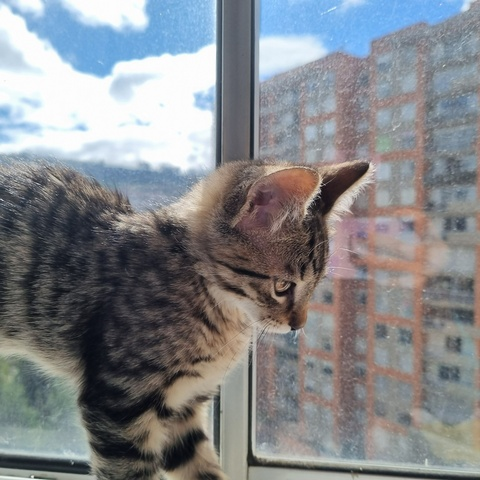
#> input picture talleres/taller1/dat/Imagen_prueba.jpeg, 480 x 480 px, found by its file name
$ jupyter execute Primeros_Reconocimientos.ipynb
#> lines starting #> are read from the running program, lines starting #| are printed output that depends on the picture; after the words box and inside, x2 and y2 are one past the last pixel; in counts of white or black regions, pixels touching at a corner belong together
[cell 1]
#Paquetes:

import os
import numpy as np
from PIL import Image #Se importa con pip install pillow, sirve para manejar imágenes
import matplotlib.pyplot as plt
import cv2 #una mehor libreŕia para manejar imágenes llamada "opencv"
from scipy.signal import convolve2d #para la convolusión

[cell 2]
def create_sine_pattern(size=480, cycles=10):
    # size: dimensión (cuadrada)
    # cycles: número de ciclos de seno a lo largo de la imagen
    x = np.linspace(0, 2*np.pi * cycles, size) #es decir el periodo es cycles
    y = np.linspace(0, 2*np.pi * cycles, size)
    X, Y = np.meshgrid(x, y)
    # patrón senoidal en una dirección
    pattern = (np.sin(X) + 1) / 2  # valores entre 0 y 1
    img_arr = (pattern * 255).astype(np.uint8) #al multiplicar por 255 lo llevamos a [0, 255]
    return img_arr, Image.fromarray(img_arr, mode='L') #mode L indica escala de grises IMPORTANTE GUARDARLO COMO ARRAY PARA HACER OPERACIONES

# Ejemplo:
# Desempaquetar
arr, img = create_sine_pattern(size=480, cycles=10)
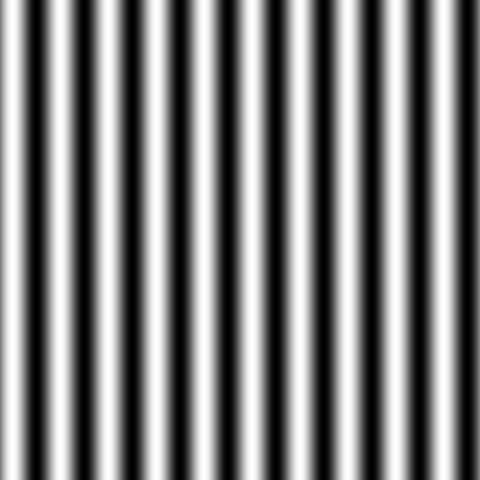
#> img: PIL image 480x480 L; min 0, max 254, mean 127

# Ahora sí:
print(arr.shape)   # array NumPy para FFT -> (480,480)
img.show()         # objeto PIL.Image -> lo abre en visor

#img.save("sine_pattern_480.png")  De esa forma se guarda la imágen

# FFT

NumPy en Python es el que implementa la transformada discreta de Fourier (DFT) y por supuesto la transformada rápida (FFT). Trabajamos entonces con señales finitas y además la máquina asume periodicidad. Toda la documentación de su implementación se encuentra consignada en: https://numpy.org/doc/stable/reference/routines.fft.html

## Implementación

Como brochazo de la documentación es bueno recordar la definición de DFT tal como el profe la dio:

$$
X[k] = \sum_{n=0}^{N-1} x[n]  e^{-j \tfrac{2\pi}{N}kn},
\quad k = 0,1,2,\dots,N-1
$$

Es claro entonces que k denota dominio frecuencial y n dominio espacial/temporal. Acá es importante notar de la documentación como llamar la inversa:

- `np.fft.fft(x)` - esta es la manera de hacer una transformada de Fourier **OJO** en 1D
- `np.fft.ifft(x)` - eso hace la inversa en 1D

Para 2 dimensiones se implementa con la notación:

- `np.fft.fft2(x)`

Y como nos imaginamos para n-dimensiones de la siguiente manera:

- `np.fft.fftn()`

Cabe aclarar que existe también la implementación para cuando nuestro input es real, simplemente se hace:

- `np.fft.rfft(x)`

Entonces, centrémonos en qué recibe la función `numpy.fft.fft(a, n=None, axis=-1, norm=None)`

## Parámetros de la función FFT

### `a` (array_like)
**Entrada** que quieres transformar (vector 1D, o si es un array multidimensional, aplica la FFT a lo largo del eje que indiques).
Puede ser **real** o **complejo**.

### `n` (opcional, int)
Número de puntos de la FFT.
- Si `n` es **mayor** que la longitud de `a` → rellena con **ceros al final**
- Si `n` es **menor** → **trunca** `a`
- Si no lo especificas → usa la longitud de `a` en el eje especificado

### `axis` (opcional, int, por defecto = -1)
El eje del array sobre el que se calcula la FFT.
- **-1** significa "último eje" (ejemplo típico: en un array 2D calcula la FFT de cada fila)

### `norm` (opcional, {None, "ortho"})
Normalización.

| Valor | Descripción |
|-------|-------------|
| **None** (por defecto) | La directa no lleva factor $1/N$. La inversa (`ifft`) sí lleva $1/N$ |
| **"ortho"** | Hace la FFT y la IFFT simétricamente normalizadas, con factor $1/\sqrt{N}$ |

[cell 3]
# Señal de ejemplo (1D)
x = np.array([1, 2, 3, 4], dtype=float)
print("Señal original x:", x)

# ===== Caso 1: básico =====
X1 = np.fft.fft(x)
print("\nCaso 1: fft(x) -> (n=None, axis=-1, norm=None)")
print(X1)

# ===== Caso 2: con n mayor (zero-padding) =====
X2 = np.fft.fft(x, n=8)  # rellena con 4 ceros
print("\nCaso 2: fft(x, n=8) -> zero padding hasta longitud 8")
print(X2)

# ===== Caso 3: con n menor (truncado) =====
X3 = np.fft.fft(x, n=2)  # se queda solo con los dos primeros valores
print("\nCaso 3: fft(x, n=2) -> truncado a longitud 2")
print(X3)

# ===== Caso 4: norm="ortho" =====
X4 = np.fft.fft(x, norm="ortho")
print("\nCaso 4: fft(x, norm='ortho') -> normalización simétrica")
print(X4)

# ===== Caso 5: eje específico en un array 2D =====
X = np.array([[1, 2, 3, 4],
              [5, 6, 7, 8]], dtype=float)

# FFT a lo largo de columnas (axis=0)
X5 = np.fft.fft(X, axis=0)
print("\nCaso 5: fft(X, axis=0) -> FFT columna a columna")
print(X5)

# FFT a lo largo de filas (axis=1)
X6 = np.fft.fft(X, axis=1)
print("\nCaso 6: fft(X, axis=1) -> FFT fila a fila")
print(X6)

# fftshift???

Una parte importante que no entendí en clase, qué hace shift? creo que se entiende mejor gráficamente con la imágen cuadrada que definimos antes:

[cell 4]
# Imagen base
arr, img_pil = create_sine_pattern(128, cycles=8)
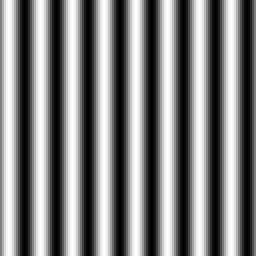
#> img_pil: PIL image 128x128 L (shown 2 times larger); min 0, max 254, mean 127

# === FFT normal ===
U = np.fft.fft2(arr)   # usamos el ndarray
U_shift = np.fft.fftshift(U)

# === FFT con zero-padding (factor 4) === LO QUE DECIA EL PROFE DE MEJORAR LA RESOLUCIÓN EN EL ESPECTRO
pad_factor = 4
U_pad = np.fft.fft2(arr, s=(arr.shape[0]*pad_factor, arr.shape[1]*pad_factor))
U_pad_shift = np.fft.fftshift(U_pad)

# === Graficar ===
plt.figure(figsize=(12,8))

plt.subplot(2,2,1)
plt.imshow(np.abs(U), cmap="gray")
plt.title("FFT sin shift (sin padding)")
plt.axis("off")

plt.subplot(2,2,2)
plt.imshow(np.abs(U_shift), cmap="gray")
plt.title("FFT con shift (sin padding)")
plt.axis("off")

plt.subplot(2,2,3)
plt.imshow(np.abs(U_pad), cmap="gray")
plt.title("FFT sin shift (con padding x4)")
plt.axis("off")

plt.subplot(2,2,4)
plt.imshow(np.abs(U_pad_shift), cmap="gray")
plt.title("FFT con shift (con padding x4)")
plt.axis("off")

plt.tight_layout()
plt.show()
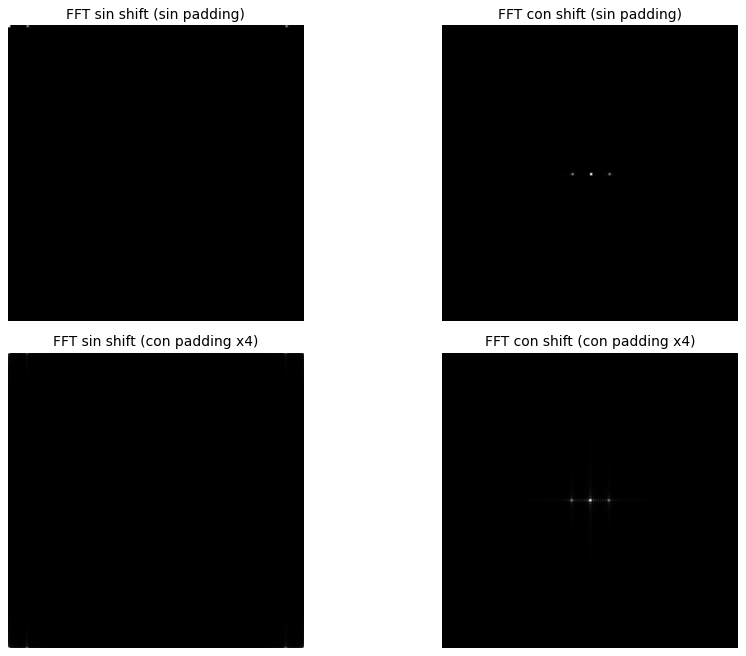
#> figure drawn by matplotlib, 4 panels

# Intento Miguel

[cell 5]
print(cv2.__version__)

# Ruta de la imagen
base_dir = "talleres/taller1"   # <- ajusta si no estás en raíz del repo
data_path = "/home/miguel-perdomo/fourier-optics/talleres/taller1/dat/Imagen_prueba.jpeg" #Esta ruta se cambia según la ubicación exacta
img_color = cv2.imread(data_path, cv2.IMREAD_COLOR)
#> img_color is the input picture: shape (480, 480, 3); mean B, G, R 138, 134.6, 132.2

if img_color is None:
    raise FileNotFoundError(f"No se pudo cargar la imagen en {data_path}")
else:
    print("Tamaño original:", img_color.shape)  # (alto, ancho, canales)
#| Tamaño original: (480, 480, 3)

# Convertir de BGR -> RGB (para que se vea bien en Matplotlib)
img_rgb = cv2.cvtColor(img_color, cv2.COLOR_BGR2RGB)


# Mostrar en el notebook
plt.figure(figsize=(5,5))
plt.imshow(img_rgb)
plt.title("Imagen en color (RGB)")
plt.axis("off")
plt.show()

Convertir la imágen en escala de grises

[cell 6]
# Convertir a escala de grises
img_gray = cv2.cvtColor(img_color, cv2.COLOR_BGR2GRAY)
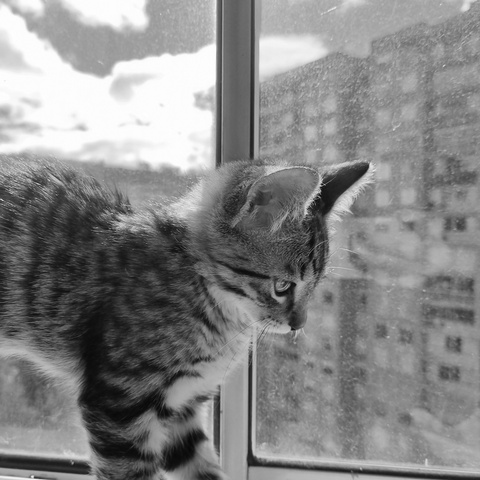
#> img_gray: shape (480, 480); min 6, max 255, mean 134.2
print("tamaño original:", img_gray.shape)
#| tamaño original: (480, 480)

# Definir la ruta para guardarla
results_path = "/home/miguel-perdomo/fourier-optics/talleres/taller1/results" #De nuevo, esto se cambia dependiendo el local

# Guardar
gray_path = os.path.join(results_path, "Imagen_prueba_gray.png")
cv2.imwrite(gray_path, img_gray)

print(f"Imagen en gris guardada en: {gray_path}")
plt.Figure(figsize=(5,5))
plt.imshow(img_gray, cmap="gray")
plt.title("Imágen en escala de grises")
plt.show()

[cell 7]
#factores de muestreo
factors = [3, 5, 7]
sampled_imgs = {}

for f in factors:
    sampled = img_gray[::f, ::f]   # tomar 1 de cada f filas y columnas
    sampled_imgs[f] = sampled

    # Guardar
    out_path = os.path.join(results_path, f"Imagen_prueba_sampled_{f}.png")
    cv2.imwrite(out_path, sampled)
    print(f"Guardada imagen muestreada cada {f} píxeles en {out_path}")
#> this loop made 3 passes
#> pass 1, `sampled = img_gray[::f, ::f]`:
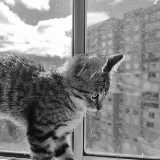
#> sampled: shape (160, 160); min 6, max 255, mean 134.4
#> pass 3, `sampled = img_gray[::f, ::f]`:
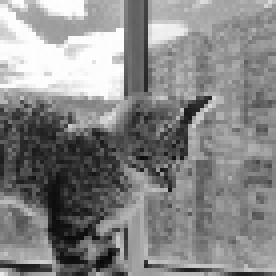
#> sampled: shape (69, 69) (shown 4 times larger); min 8, max 254, mean 134.4
#> after the loop, sampled_imgs = 3 items

# Mostrar resultados en un solo plot
plt.figure(figsize=(15,5))
for i, f in enumerate(factors, 1):
    plt.subplot(1,3,i)
    plt.imshow(sampled_imgs[f], cmap="gray")
    plt.title(f"Muestreo cada {f} px\n{sampled_imgs[f].shape}")
plt.tight_layout()
plt.show()

## 🎯 Filtro cuadrado en el dominio de Fourier y condición de Nyquist–Shannon

En la práctica de reconstrucción de imágenes muestreadas, se construye una **máscara cuadrada** que conserva únicamente el **ló­bulo central del espectro de Fourier**. La idea es aplicar un **filtro pasa-bajo ideal** que retenga las bajas frecuencias (información esencial de la imagen) y descarte las altas frecuencias que se solapan debido al submuestreo creo que se llama aliasing.

### 1. Relación con el Teorema de Nyquist–Shannon

El **Teorema de Nyquist–Shannon** establece que:

$$
f_s \geq 2 f_\text{max}
$$

donde:
- $ f_s $ es la **frecuencia de muestreo** (número de muestras por unidad de espacio),
- $ f_\text{max} $ es la **máxima frecuencia presente** en la señal.

Si esta condición no se cumple, ocurre **aliasing**: copias del espectro se solapan y la señal no puede reconstruirse sin distorsión.

En imágenes, si realizamos un **submuestreo cada $s$ píxeles**, la nueva frecuencia de muestreo espacial se reduce en un factor $s$. Para evitar aliasing, debemos limitar el espectro a una fracción \$tfrac{1}{s}$ del ancho original. (ESTO SE DEBERÍA EXPLICAR MEJOR EN EL OVERLEAF)

Por lo tanto, el tamaño del cuadrado central debe cumplir:

$$
W_x = \frac{N_x}{s},
\quad
W_y = \frac{N_y}{s}
$$

donde $(N_x, N_y)$ son las dimensiones del espectro.
En la implementación, se toma esta proporción como `keep_frac = 1/s`.

---

### 2. Construcción de la máscara cuadrada

La función `square_mask` definida abajo, hace lo siguiente:

1. Inicializa una matriz de ceros (rechazo de todas las frecuencias).
2. Calcula el centro del espectro $(c_y, c_x)$.
3. Define un rango de índices que cubre aproximadamente \(\tfrac{1}{s}\) del total en cada dirección.
4. Asigna **1** dentro de ese cuadrado, manteniendo únicamente el **ló­bulo central**.

En notación:

$$
M(u,v) =
\begin{cases}
1 & \text{si } |u| \leq \tfrac{f_s}{2s}, \, |v| \leq \tfrac{f_s}{2s} \\
0 & \text{en otro caso}
\end{cases}
$$

donde $(u,v)$ son coordenadas en el dominio de frecuencia.

---

### 3. Intuición

- El cuadrado central **equivale a aplicar un pasa-bajo ideal** en ambas direcciones espaciales.
- El tamaño del cuadrado depende directamente del factor de submuestreo \(s\).
- Conservar solo esta fracción del espectro asegura que no haya **aliasing**, cumpliendo con la condición de Nyquist.

---

✅ **En resumen:**
La máscara cuadrada implementa el teorema de Nyquist–Shannon en 2D: al submuestrear la imagen, reducimos la frecuencia de muestreo; para evitar aliasing, debemos filtrar en Fourier y conservar solo la porción central \(\tfrac{1}{s}\) del espectro.

[cell 8]
# --- FFT 2D con "centro" consistente (DC centrada) ---
def FT2(u):
    # u: imagen 2D (float)
    return np.fft.fftshift(np.fft.fft2(np.fft.ifftshift(u)))

def IFT2(U):
    # U: espectro 2D complejo con DC centrada
    return np.fft.fftshift(np.fft.ifft2(np.fft.ifftshift(U)))

# [5 lines left out: function _self_check_ft, not called in this run]

# --- Máscara cuadrada centrada que conserva una fracción del ancho/alto ---
def square_mask(shape, keep_frac):
    """
    shape = (Ny, Nx) de la imagen/espectro.
    keep_frac in (0,1]: fracción del ancho/alto que se conservará alrededor de DC.
    Devuelve máscara binaria con 1 en un cuadrado central y 0 fuera.
    """
    Ny, Nx = shape #Recordemos shape en escala de grises devuelve (alto, ancho) --> (480,480)
    wy = max(1, int(np.floor(keep_frac * Ny)))  # alto del cuadrado a conservar
    wx = max(1, int(np.floor(keep_frac * Nx)))  # ancho del cuadrado a conservar
    # forzamos a impar para centrar exactamente
    if wy % 2 == 0: wy += 1
    if wx % 2 == 0: wx += 1

    mask = np.zeros((Ny, Nx), dtype=np.float32)
    cy, cx = Ny // 2, Nx // 2  #Coordenadas del centro del espectro
    y0, y1 = cy - wy//2, cy + wy//2 + 1  #Calcular los limites del cuadrado
    x0, x1 = cx - wx//2, cx + wx//2 + 1
    mask[y0:y1, x0:x1] = 1.0 #tomar 1 solo para ese cuadrado
    return mask

# [8 lines left out: function _debug_mask, not called in this run]

## 🔄 Reconstrucción por Fourier con ventana cuadrada

La función `recon_fourier_square` implementa la reconstrucción de una imagen muestreada a partir de su transformada de Fourier, aplicando un **filtro cuadrado** centrado en la DC (frecuencia cero). El objetivo es retener únicamente el **ló­bulo central del espectro** y así evitar aliasing.

### 1. Entrada y parámetros

- `img_gray`: imagen muestreada en escala de grises (ndarray 2D).
- `s`: factor de submuestreo (ej. 3, 5, 7).
- `show`: si es `True`, muestra un panel con la imagen de entrada, la FFT, la máscara y la reconstrucción.
- `save_dir`: si se indica, guarda el resultado en disco.
- `tag`: etiqueta opcional para el nombre del archivo de salida.

### 2. Procedimiento paso a paso

1. **Normalización**
   Se convierte la imagen a tipo float en \([0,1]\):

   $$
   u(x,y) = \frac{I(x,y)}{255}, \quad I(x,y) \in [0,255]
   $$

2. **Transformada de Fourier 2D (centrada)**
   Se calcula la FFT 2D con `FT2(u)`, que devuelve la transformada compleja \(U(u,v)\) con la DC en el centro.

   $$
   U(u,v) = \mathcal{F}\{u(x,y)\}
   $$

3. **Máscara cuadrada**
   Usando la regla de Nyquist–Shannon, al submuestrear cada $s$ píxeles, solo se puede conservar la fracción central \(\tfrac{1}{s}\) del espectro:

   $$
   M(u,v) =
   \begin{cases}
   1 & \text{si } |u| \leq \tfrac{f_s}{2s}, \, |v| \leq \tfrac{f_s}{2s} \\
   0 & \text{otro caso}
   \end{cases}
   $$

   En el código, esto se traduce como:

   ```python
   keep_frac = 1.0 / s
   M = square_mask(Uc.shape, keep_frac)

[cell 9]
def recon_fourier_square(img_gray, s, show=True, save_dir=None, tag=""):
    """
    img_gray: ndarray 2D (uint8 o float) muestreada cada s píxeles (ambas direcciones).
    s: factor de muestreo (3,5,7,...)
    show: si True, grafica panel con antes/después y máscara
    save_dir: si se indica, guarda la reconstrucción en esa carpeta
    tag: texto para nombres de archivo
    """
    # 1) A float [0,1]
    u = img_gray.astype(np.float32)
    if u.max() > 1.0: u = u / 255.0

    # 2) FFT 2D centrada
    Uc = FT2(u)  # COMPLEJA, esto es lo que debemos filtrar (no |U|)

    # 3) Ventana cuadrada del lóbulo central
    keep_frac = 1.0 / float(s)   # regla práctica: conservar ~1/s
    M = square_mask(Uc.shape, keep_frac=keep_frac)

    # 4) Filtrado en el dominio de Fourier (complejo)
    Uc_filt = Uc * M

    # 5) Transformada inversa
    u_rec = IFT2(Uc_filt).real
    # normalizamos a [0,1] para guardar/mostrar
    u_rec = np.clip(u_rec, 0.0, 1.0)

    # Panel opcional
    if show:
        # Para visualizar |U| sin usar log, recortamos el contraste con percentil
        def show_abs(A):
            Aabs = np.abs(A)
            vmax = np.percentile(Aabs, 99) if Aabs.size > 0 else 1.0
            plt.imshow(Aabs, cmap="gray", vmax=vmax)
            plt.axis("off")

        plt.figure(figsize=(10,6))
        plt.suptitle(f"Reconstrucción Fourier (ventana cuadrada) – s={s}", y=0.98)

        plt.subplot(2,3,1); plt.imshow(u, cmap="gray"); plt.title("Entrada muestreada"); plt.axis("off")
        plt.subplot(2,3,2); show_abs(Uc); plt.title("|FFT| (DC centrada)")
        plt.subplot(2,3,3); plt.imshow(M, cmap="gray"); plt.title("Máscara cuadrada (lóbulo central)"); plt.axis("off")

        plt.subplot(2,3,4); show_abs(Uc_filt); plt.title("|FFT filtrada|")
        plt.subplot(2,3,5); plt.imshow(u_rec, cmap="gray"); plt.title("Reconstrucción (IFFT)"); plt.axis("off")
        plt.subplot(2,3,6); plt.axis("off"); plt.text(0,0.5,"Filtrado sobre U (compleja)", fontsize=10)

        plt.tight_layout()
        plt.show()

    # Guardado opcional
    if save_dir:
        os.makedirs(save_dir, exist_ok=True)
        out_path = os.path.join(save_dir, f"recon_fourier_square_s{s}{tag}.png")
        cv2.imwrite(out_path, (u_rec*255).astype(np.uint8))

    return (u_rec*255).astype(np.uint8), M

[cell 10]
# === Automatizar para todas las imágenes muestreadas ===
paths_sampled = {
    3: os.path.join(results_path, "Imagen_prueba_sampled_3.png"),
    5: os.path.join(results_path, "Imagen_prueba_sampled_5.png"),
    7: os.path.join(results_path, "Imagen_prueba_sampled_7.png"),
}

for s, path in paths_sampled.items():
    if not os.path.exists(path):
        print(f"⚠️ No se encontró {path}, saltando...")
        continue
    img_s = cv2.imread(path, cv2.IMREAD_GRAYSCALE)
    rec, mask = recon_fourier_square(img_s, s, show=True, save_dir=results_path, tag=f"_Imagen_prueba")
#> in recon_fourier_square, `keep_frac = 1.0 / float(s)`: keep_frac = 0.333
#> in square_mask, `wy = max(1, int(np.floor(keep_frac * Ny)))`: wy = 53
#> in square_mask, `y0, y1 = cy - wy//2, cy + wy//2 + 1`: y0 = 54; y1 = 107
#> in square_mask, `x0, x1 = cx - wx//2, cx + wx//2 + 1`: x0 = 54; x1 = 107
#> in recon_fourier_square, `M = square_mask(Uc.shape, keep_frac=keep_frac)`:
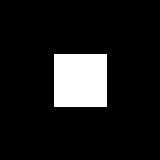
#> M: shape (160, 160) float32; values 0 (black) and 1 (white), 11% white; 1 white region, box (x1, y1, x2, y2) and area: (54, 54, 107, 107) 2809
#> in recon_fourier_square, `u_rec = IFT2(Uc_filt).real`:
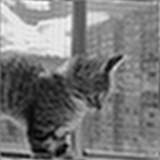
#> u_rec: shape (160, 160) float64; min -0.00305, max 1.1, mean 0.527; drawn with min black and max white
#> in recon_fourier_square, `u_rec = np.clip(u_rec, 0.0, 1.0)`:
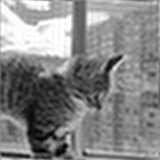
#> u_rec: shape (160, 160) float64; min 0, max 1, mean 0.527
#> in show_abs, `vmax = np.percentile(Aabs, 99) if Aabs.size > 0 else 1.0`: vmax = 95.68

# MEJOR MUESTREO (estaba mal y no había espacio para el aliasing)

[cell 11]
# === Ruta ===
results_path = "/home/miguel-perdomo/fourier-optics/talleres/taller1/results"

# === Imagen base ===
img_path = os.path.join(results_path, "Imagen_prueba_gray.png")
img_gray = cv2.imread(img_path, cv2.IMREAD_GRAYSCALE)
if img_gray is None:
    raise FileNotFoundError(f"No se encontró la imagen base: {img_path}")

H, W = img_gray.shape
print(f"Imagen original: {W}×{H}")
#| Imagen original: 480×480

# === Factores de muestreo ===
factors = [3, 5, 7]
sampled_imgs = {}

for f in factors:
    # Creamos máscara "peine" (comb discreto)
    mask = np.zeros_like(img_gray, dtype=np.uint8)
    mask[::f, ::f] = 1  # deltas cada f píxeles

    # Muestreo = multiplicar imagen por el comb
    sampled = img_gray * mask
    sampled_imgs[f] = sampled

    # Guardar resultado
    out_path = os.path.join(results_path, f"Imagen_comb_sampled_{f}.png")
    cv2.imwrite(out_path, sampled)
    print(f"[OK] Guardada imagen muestreada con comb (f={f}) en {out_path}")
#> this loop made 3 passes
#> pass 1, `sampled = img_gray * mask`:
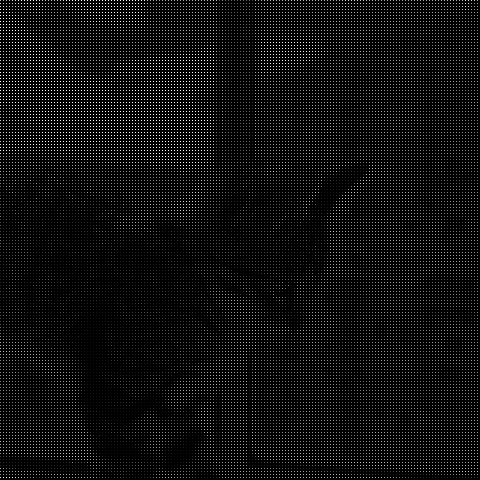
#> sampled: shape (480, 480); min 0, max 255, mean 14.9

# === Mostrar resultados ===
plt.figure(figsize=(15, 6))
for i, f in enumerate(factors, 1):
    plt.subplot(1, 3, i)
    plt.imshow(sampled_imgs[f], cmap="gray")
    plt.title(f"Muestreo comb f={f}\n{sampled_imgs[f].shape}")
    plt.axis()
#> (the rest of the program and of its run is left out)
